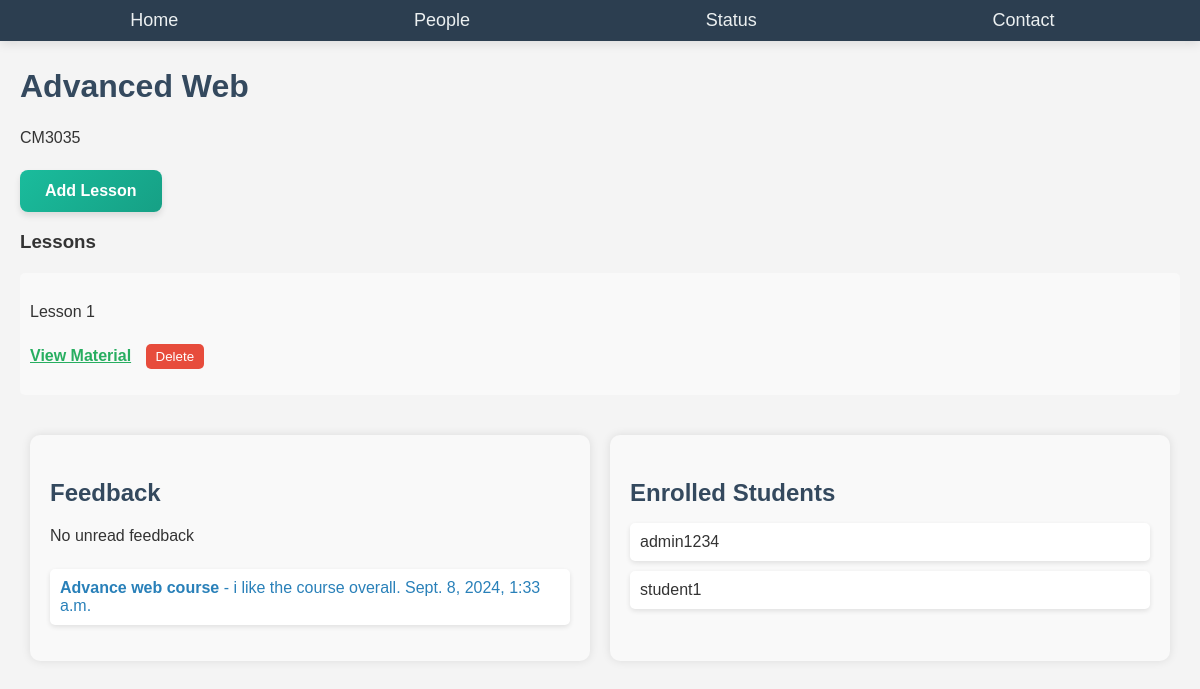
The app's page /course/1/ (signed in) with its own data.
### eLearning/models.py (models this page shows, shortened)
class Course(models.Model):
    teacher = models.ForeignKey(User, on_delete=models.CASCADE, related_name='courses')
    course_name = models.CharField(max_length=255, null=True, blank=True)
    course_description = models.TextField()
    course_created = models.DateTimeField(auto_now_add=True)

class Material(models.Model):
    course = models.ForeignKey(Course, on_delete=models.CASCADE, related_name='materials')
    subject_title = models.CharField(max_length=255, default="Untitled")
    file = models.FileField(upload_to='materials/')
    material_created = models.DateTimeField(auto_now_add=True)

class Feedback(models.Model):
    course = models.ForeignKey(Course, on_delete=models.CASCADE, related_name='feedbacks')
    feedback_title = models.CharField(max_length=255)
    description = models.TextField()
    date_submitted = models.DateTimeField(auto_now_add=True)
    is_read = models.BooleanField(default=False)

class Enrollment(models.Model):
    student = models.ForeignKey(User, on_delete=models.CASCADE, related_name='enrollments')
    course = models.ForeignKey(Course, on_delete=models.CASCADE, related_name='enrollments')
    enrollment_date = models.DateTimeField(auto_now_add=True)
    blocked = models.BooleanField(default=False) # # Indicator if the enrollment is blocked

### eLearning/views.py (the view)
# urls.py: path('course/<int:course_id>/', views.course_information, name='course_information'), # Route to view course information, identified by course_id
@login_required
def course_information(request, course_id):
    course = get_object_or_404(Course, id=course_id)
    enrollment = Enrollment.objects.filter(course=course, student=request.user).first()
    if enrollment and enrollment.blocked:
        return redirect('teacher_homepage')  # Redirect to home or an error page if blocked
    materials = course.materials.all()
    notifications = request.user.notifications.filter(course=course, is_read=False)
    notifications.update(is_read=True)
    a_teacher = request.user.profile.type_of_user == 'teacher'
    no_students_enrolled = course.enrollments.all() if a_teacher else None #the list of the students enrolled
    feedbacks_from_student = course.feedbacks.all()  # Retrieve all feedback for the course
    unread_feedback_no = course.feedbacks.filter(is_read=False).count()  # Count unread feedback
    return render(request, 'eLearning/course_information.html', {
        'course': course,
        'materials': materials,
        'a_teacher': a_teacher,
        'no_students_enrolled': no_students_enrolled,
        'feedbacks_from_student': feedbacks_from_student,  # Pass feedbacks to the template
        'unread_feedback_no': unread_feedback_no,  # Pass unread count to template
    })

### eLearning/templates/eLearning/course_information.html (shortened to what this page needs)
<nav class="navigation">
  <ul class="navigation-list">
    {% if a_teacher %}
    <li><a href="{% url 'teacher_homepage' %}">Home</a></li>
    <li><a href="{% url 'full_people' %}">People</a></li>
    <li><a href="{% url 'current_status' %}">Status</a></li>
    <li><a href="{% url 'teacher_contact_student' %}">Contact</a></li>
    {% else %}
    <li><a href="{% url 'student_homepage' %}">Home</a></li>
    <li><a href="{% url 'current_status' %}">Update Status</a></li>
    <li><a href="{% url 'student_teacher_list' %}">Contact Teachers</a></li>
    {% endif %}
  </ul>
</nav>
<div class="course-name">
  <h2>{{ course.course_name }}</h2>
  <p>{{ course.course_description }}</p>
  {% if a_teacher %}
  <div class="add-materials">
    <a href="{% url 'add_material' course.id %}" class="add-lesson-button">Add Lesson</a>
  </div>
  {% endif %}
  <h3>Lessons</h3>
  <ul class="lessons-materials">
    {% for material in materials %}
    <li>
      <p>{{ material.subject_title }}</p>
      <a href="{{ material.file.url }}" class="view-material">View Material</a>
      {% if a_teacher %}
      <form method="post" action="{% url 'delete_material' material.id %}" class="delete-lesson">
        <button type="submit" class="delete-button" onclick="return confirm('Confirm Delete Lesson?');">Delete</button>
      </form>
      {% endif %}
    </li>
    {% endfor %}
  </ul>
  <div class="feedback-and-students">
    {% if a_teacher %}
    <div class="feedback">
      <h3>Feedback</h3>
      {% if unread_feedback_no > 0 %}
      <p class="feedback-notread">You have {{ unread_feedback_no }} unread feedback(s)</p>
      {% else %}
      <p>No unread feedback</p>
      {% endif %}
      <ul class="feedback-received">
        {% for feedback in feedbacks_from_student %}
        <li class="{% if not feedback.is_read %}unread{% endif %}">
          <a href="{% url 'view_feedback' feedback.id %}">
            <strong>{{ feedback.feedback_title }}</strong> - {{ feedback.description }}
            <span class="timestamp">{{ feedback.date_submitted }}</span>
          </a>
        </li>
        {% endfor %}
      </ul>
    </div>
    <div class="student-enrolled-box">
      <h3>Enrolled Students</h3>
      <ul class="student-enrolled">
        {% for enrollment in no_students_enrolled %}
        <li>{{ enrollment.student.username }}</li>
        {% endfor %}
      </ul>
    </div>
    {% endif %}
  </div>
</div>

### eLearning/templates/eLearning/course_information.html (style rules this page uses)
.course-name { padding-left: 20px; padding-right: 20px; }
h2 { font-size: 2em; color: #34495e; margin-bottom: 20px; }
p { line-height: 1.6; margin-bottom: 20px; }
.navigation { background-color: #2c3e50; padding: 10px 20px; box-shadow: 0px 3px 10px rgba(0, 0, 0, 0.1); }
.navigation-list { list-style: none; margin: 0; padding: 0; display: flex; justify-content: space-around; }
.navigation-list li { margin-right: 15px; }
.navigation-list li a { color: #ecf0f1; text-decoration: none; font-size: 18px; transition: color 0.3s ease; }
.lessons-materials { margin-top: 20px; list-style: none; padding: 0; }
.lessons-materials li { padding: 10px; background-color: #f9f9f9; margin-bottom: 10px; border-radius: 5px; }
.view-material { color: #27ae60; font-weight: bold; }
.add-lesson-button { display: inline-block; padding: 12px 25px; background: linear-gradient(135deg, #1abc9c, #16a085); color: #fff; text-decoration: none; font-size: 16px; font-weight: bold; border-radius: 8px; box-shadow: 0 4px 6px rgba(0, 0, 0, 0.1); transition: all 0.3s ease; }
.delete-lesson { display: inline-block; margin-left: 10px; }
.delete-button { background-color: #e74c3c; color: #fff; border: none; padding: 5px 10px; border-radius: 5px; cursor: pointer; transition: background-color 0.3s ease; }
.feedback-and-students { display: flex; justify-content: space-between; margin-top: 30px; }
.feedback, .student-enrolled-box { flex: 1; padding: 20px; background-color: #f9f9f9; margin: 10px; border-radius: 10px; box-shadow: 0px 0px 10px rgba(0, 0, 0, 0.1); }
.feedback h3, .student-enrolled-box h3 { font-size: 1.5em; color: #34495e; margin-bottom: 15px; }
.feedback-received { list-style: none; padding: 0; }
.feedback-received li { padding: 10px; background-color: #fff; margin-bottom: 10px; border-radius: 5px; box-shadow: 0px 2px 5px rgba(0, 0, 0, 0.1); }
.feedback-received li a { text-decoration: none; color: #2980b9; display: block; }
.student-enrolled { list-style: none; padding: 0; }
.student-enrolled li { padding: 10px; background-color: #fff; margin-bottom: 10px; border-radius: 5px; box-shadow: 0px 2px 5px rgba(0, 0, 0, 0.1); }

### records on screen
Course: course_name "Advanced Web", course_description "CM3035"
Material: subject_title "Lesson 1"
Feedback: feedback_title "Advance web course", description "i like the course overall.", date_submitted "Sept. 8, 2024, 1:33 a.m."
Enrollment: student.username "admin1234"
Enrollment: student.username "student1"
